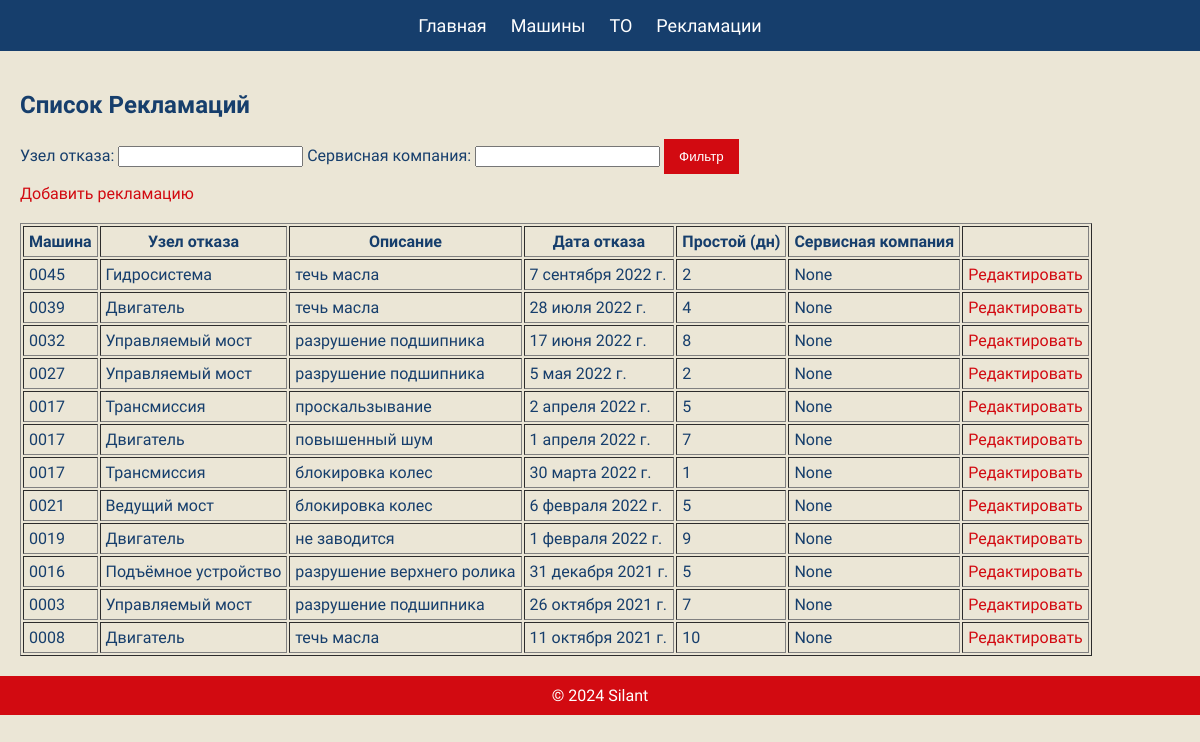
The app's page /claims/ (signed in) with its own data.
### claims/models.py (models this page shows, shortened)
class Reclamation(models.Model):
    failure_date = models.DateField(blank=True, null=True)
    operating_time = models.PositiveIntegerField(default=0)
    failure_node = models.CharField(max_length=200, blank=True, null=True)
    failure_description = models.TextField(blank=True, null=True)
    recovery_method = models.CharField(max_length=200, blank=True, null=True)
    used_parts = models.TextField(blank=True, null=True)
    recovery_date = models.DateField(blank=True, null=True)
    downtime = models.PositiveIntegerField(default=0)
    service_company = models.CharField(max_length=200, blank=True, null=True)
    machine = models.ForeignKey(Machine, on_delete=models.CASCADE, related_name='claims')

### machines/models.py (models this page shows, shortened)
class Machine(models.Model):
    factory_number = models.CharField(max_length=100, unique=True)
    machine_model = models.CharField(max_length=100, blank=True, null=True)
    engine_model = models.CharField(max_length=100, blank=True, null=True)
    engine_number = models.CharField(max_length=100, blank=True, null=True)
    transmission_model = models.CharField(max_length=100, blank=True, null=True)
    transmission_number = models.CharField(max_length=100, blank=True, null=True)
    drive_axle_model = models.CharField(max_length=100, blank=True, null=True)
    drive_axle_number = models.CharField(max_length=100, blank=True, null=True)
    steerable_axle_model = models.CharField(max_length=100, blank=True, null=True)
    steerable_axle_number = models.CharField(max_length=100, blank=True, null=True)
    shipment_date = models.DateField(blank=True, null=True)
    consignee = models.CharField(max_length=200, blank=True, null=True)
    delivery_address = models.TextField(blank=True, null=True)
    equipment = models.TextField(blank=True, null=True)
    client = models.CharField(max_length=200, blank=True, null=True)
    service_company = models.CharField(max_length=200, blank=True, null=True)

### claims/views.py (the view)
# urls.py: path('', reclamation_list, name='reclamation-list'),
@login_required
def reclamation_list(request):
    qs = Reclamation.objects.select_related('machine').all()
    node_filter = request.GET.get('failure_node')
    if node_filter:
        qs = qs.filter(failure_node__icontains=node_filter)
    service_filter = request.GET.get('service')
    if service_filter:
        qs = qs.filter(service_company__icontains=service_filter)
    qs = qs.order_by('-failure_date')
    user_role = getattr(request.user, 'role', None)
    if user_role == 'client':
        qs = qs.filter(machine__client=request.user.username)
    elif user_role == 'service':
        qs = qs.filter(service_company=request.user.username)
    return render(request, 'claims/reclamation_list.html', {'records': qs})

### templates/claims/reclamation_list.html
{% extends 'base.html' %}
{% load static %}
{% block content %}
<h2>Список Рекламаций</h2>
<form method="get">
  Узел отказа: <input type="text" name="failure_node" value="{{ request.GET.failure_node }}">
  Сервисная компания: <input type="text" name="service" value="{{ request.GET.service }}">
  <button type="submit">Фильтр</button>
</form>
<a href="{% url 'reclamation-create' %}" style="margin:10px 0; display:inline-block;">Добавить рекламацию</a>
<table border="1" cellpadding="5" style="margin-top:10px;">
  <tr>
    <th>Машина</th>
    <th>Узел отказа</th>
    <th>Описание</th>
    <th>Дата отказа</th>
    <th>Простой (дн)</th>
    <th>Сервисная компания</th>
    <th></th>
  </tr>
  {% for r in records %}
  <tr>
    <td>{{ r.machine.factory_number }}</td>
    <td>{{ r.failure_node }}</td>
    <td>{{ r.failure_description }}</td>
    <td>{{ r.failure_date }}</td>
    <td>{{ r.downtime }}</td>
    <td>{{ r.service_company }}</td>
    <td>
      <a href="{% url 'reclamation-edit' r.pk %}">Редактировать</a>
    </td>
  </tr>
  {% endfor %}
</table>
{% endblock content %}

### static/css/silant_style.css (style rules this page uses)
body { font-family: 'PT Astra Sans', sans-serif; background-color: #EBE6D6; color: #163E6C; margin: 0; padding: 0; }
a { color: #D20A11; text-decoration: none; }
button { background-color: #D20A11; color: white; border: none; padding: 10px 15px; cursor: pointer; }

### templates/base.html (style rules this page uses)
body { font-family: 'PT Astra Sans', sans-serif; margin: 0; padding: 0; background-color: #EBE6D6; }

### records on screen
Reclamation: machine.factory_number "0045", failure_node "Гидросистема", failure_description "течь масла", failure_date "7 сентября 2022 г.", downtime "2", service_company "None"
Reclamation: machine.factory_number "0039", failure_node "Двигатель", failure_description "течь масла", failure_date "28 июля 2022 г.", downtime "4", service_company "None"
Reclamation: machine.factory_number "0032", failure_node "Управляемый мост", failure_description "разрушение подшипника", failure_date "17 июня 2022 г.", downtime "8", service_company "None"
Reclamation: machine.factory_number "0027", failure_node "Управляемый мост", failure_description "разрушение подшипника", failure_date "5 мая 2022 г.", downtime "2", service_company "None"
Reclamation: machine.factory_number "0017", failure_node "Трансмиссия", failure_description "проскальзывание", failure_date "2 апреля 2022 г.", downtime "5", service_company "None"
Reclamation: machine.factory_number "0017", failure_node "Двигатель", failure_description "повышенный шум", failure_date "1 апреля 2022 г.", downtime "7", service_company "None"
Reclamation: machine.factory_number "0017", failure_node "Трансмиссия", failure_description "блокировка колес", failure_date "30 марта 2022 г.", downtime "1", service_company "None"
Reclamation: machine.factory_number "0021", failure_node "Ведущий мост", failure_description "блокировка колес", failure_date "6 февраля 2022 г.", downtime "5", service_company "None"
Reclamation: machine.factory_number "0019", failure_node "Двигатель", failure_description "не заводится", failure_date "1 февраля 2022 г.", downtime "9", service_company "None"
Reclamation: machine.factory_number "0016", failure_node "Подъёмное устройство", failure_description "разрушение верхнего ролика", failure_date "31 декабря 2021 г.", downtime "5", service_company "None"
Reclamation: machine.factory_number "0003", failure_node "Управляемый мост", failure_description "разрушение подшипника", failure_date "26 октября 2021 г.", downtime "7", service_company "None"
Reclamation: machine.factory_number "0008", failure_node "Двигатель", failure_description "течь масла", failure_date "11 октября 2021 г.", downtime "10", service_company "None"
